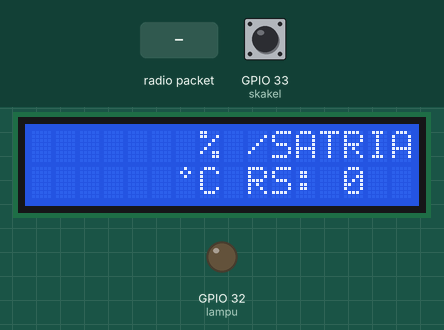
Simulated run of this sketch. Board: ESP32. Parts: 16×2 character LCD, output pins drawn as LEDs (lit = HIGH). The inputs (shaded band) are chosen by the test bench; at power-on: GPIO 33 (skakel) HIGH. WiFi joins after 1.5 s; servers stay silent unless stated; random numbers use the default seed unless the sketch sets one; no radio packets arrive unless stated; no MQTT or app messages arrive unless stated; what the sketch prints to the serial monitor is not drawn.

Above: at 4.5 s.
4.6 s: radio packet "ponorogo2112" arrives
At 7.0 s:
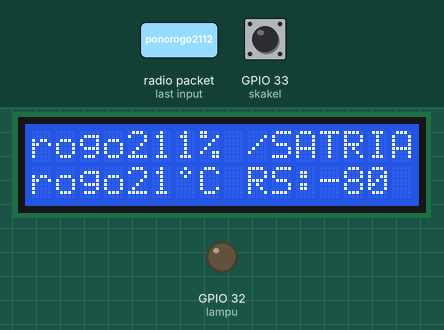
7.6 s: GPIO 33 (skakel) pulled LOW for 0.15 s
At 9.0 s:
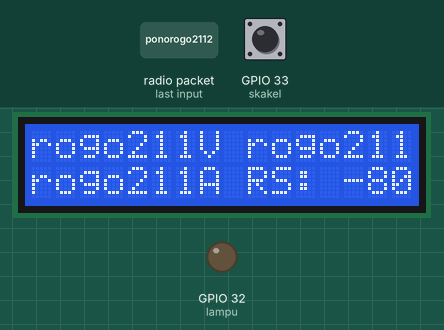
9.3 s: radio packet "Data 3" arrives
At 12.1 s:
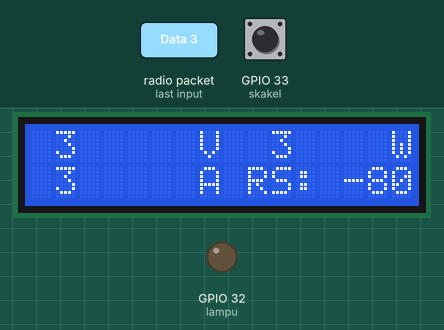
12.3 s: radio packet "satria/pesan" arrives
At 15.1 s:
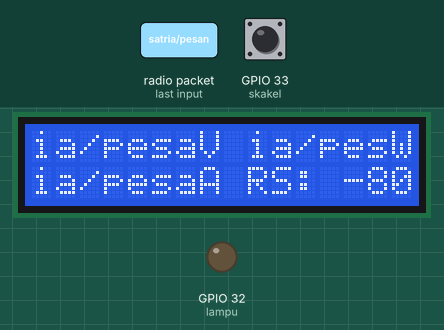
15.3 s: GPIO 33 (skakel) pulled LOW for 1 s
At 17.5 s:
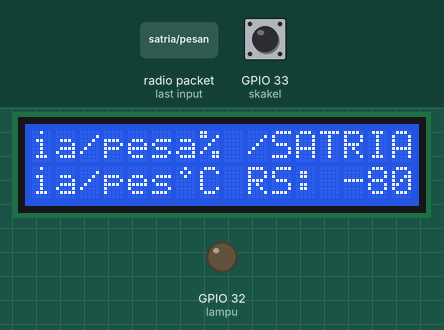
17.8 s: GPIO 33 (skakel) pulled LOW for 0.15 s
At 19.3 s:
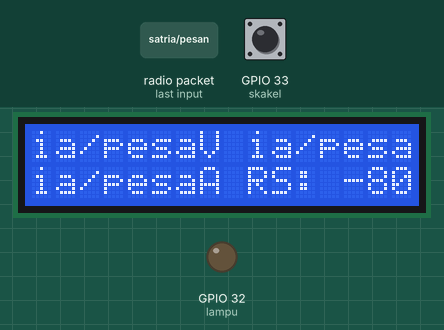
Timing chart, 0 to 20.5 s (numbered marks = the images above; inputs shaded):
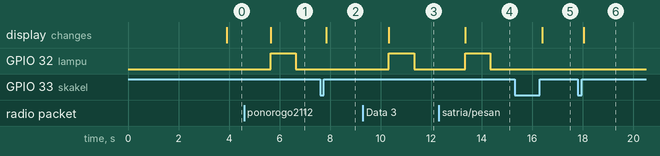

Measured:
- after the input at 4.6 s, GPIO 32 (lampu): LOW → HIGH after 1.0 s, → LOW 1.0 s later; the display: changes after 1.0 s (image 1)
- after the input at 7.6 s, the display: changes after 0.24 s (image 2)
- after the input at 9.3 s, GPIO 32 (lampu): LOW → HIGH after 1.0 s, → LOW 1.0 s later; the display: changes after 1.0 s (image 3)
- after the input at 12.3 s, GPIO 32 (lampu): LOW → HIGH after 1.0 s, → LOW 1.0 s later; the display: changes after 1.0 s (image 4)
- after the input at 15.3 s, the display: changes after 1.1 s (image 5)
- after the input at 17.8 s, the display: changes after 0.24 s (image 6)

The sketch:

RX.ino
```cpp
#include <SPI.h>
#include <LoRa.h>
#include <LiquidCrystal_I2C.h>
#include <WiFi.h>
#include <PubSubClient.h>
#define MAX_MESSAGE_LENGTH 5

String incomingMessage = "0000";
const int ss = 5;
const int rst = 14;
const int dio0 = 2;
int buttonState;
int currentData = 0;

#define satria_humi "satria/humi"
#define satria_suhuc "satria/suhuc"
#define satria_v "satria/v"
#define satria_i "satria/i"
#define satria_w "satria/w"
#define satria_rssi "satria/rssi"


// const char* ssid = "hitam";
// const char* password = "hitammmm";
// const char* ssid = "Agus";
// const char* password = "ponorogo2112";
const char* ssid = "Wardana";
const char* password = "1sampai8";
const char* mqtt_server = "broker.hivemq.com";

WiFiClient espClient;
PubSubClient client(espClient);

unsigned long lastMsg = 0;

int latestRssiValue;
String messages[5]; // Array untuk menyimpan pesan-pesan terpisah


unsigned long lastDebounceTime = 0;
unsigned long debounceDelay = 50;

int lastButtonState = LOW;


bool lampuMenyala = false;
unsigned long lampuMulaiWaktu = 0;
const unsigned long lampuDurasi = 1000; // Durasi lampu menyala dalam milidetik

#define skakel 33

// bool lastButtonState = false;
bool messageChanged = false;
// String message = "1";

// #define buzzerPin 4
#define lampu 32


int lcdColumns = 16;
int lcdRows = 2;

LiquidCrystal_I2C lcd(0x27, lcdColumns, lcdRows);

byte gajah[8] = {
  0b00100,
  0b01010,
  0b00100,
  0b00000,
  0b00000,
  0b00000,
  0b00000,
  0b00000
};

String outgoing;
byte msgCount = 0;
byte localAddress = 0xBB;
byte destination = 0xFF;
long lastSendTime = 0;
int interval = 2000;

void setup_wifi() { //perintah koneksi wifi
  delay(10);
  // mulai konek ke wifi
  Serial.println();
  Serial.print("Terhubung ke .. ");
  Serial.println(ssid);

  WiFi.mode(WIFI_STA); //setting wifi chip sebagai station/client
  WiFi.begin(ssid, password); //koneksi ke jaringan wifi

  while (WiFi.status() != WL_CONNECTED) { //perintah tunggu esp32 sampi terkoneksi ke wifi
    delay(500);
    Serial.print(".");
  }

  randomSeed(micros());

  Serial.println("");
  Serial.println("WiFi terhubung");
  Serial.println("IP address: ");
  Serial.println(WiFi.localIP());
}
void reconnect() {
  while (!client.connected()) {
    Serial.print("Attempting MQTT connection...");
    // perintah membuat client id unik agar broker menerima
    String clientId = "satria";
    clientId += String(random(0xffff), HEX);
    // Attempt to connect
    if (client.connect(clientId.c_str())) {
      Serial.println("Terhubung ke broker ..");
      client.subscribe("satria/pesan");

    } else {
      Serial.print("failed, rc=");
      Serial.print(client.state());
      Serial.println(" try again in 5 seconds");
      // Wait 5 seconds before retrying
      delay(5000);
    }
  }
}
void setup() {
  pinMode(skakel, INPUT_PULLUP);
  Serial.begin(300);
  while (!Serial);

  Serial.println("LoRa Duplex");

  LoRa.setPins(ss, rst, dio0);

  if (!LoRa.begin(433E6)) {
    Serial.println("LoRa init failed. Check your connections.");
    while (true);
  }

  Serial.println("LoRa init succeeded.");

  lcd.init();
  lcd.backlight();
  lcd.createChar(1, gajah);
  pinMode(lampu, OUTPUT);

  setup_wifi();
  client.setServer(mqtt_server, 1883);
  client.setCallback(callback);
}


void loop() {
  if (!client.connected()) {
    reconnect();
  }
  client.loop();

  onReceivedata1(LoRa.parsePacket());
  lampukedip();

  if (millis() - lastSendTime > interval) {
    sendMessage(incomingMessage);
    Serial.println("Sending: " + incomingMessage);
    lastSendTime = millis();
  }
int reading = digitalRead(skakel);
  if (reading != lastButtonState) {
    // reset the debouncing timer
    lastDebounceTime = millis();
  }
  if ((millis() - lastDebounceTime) > debounceDelay) {
    if (reading != buttonState) {
      buttonState = reading;
      if (buttonState == HIGH) {
        currentData++;
        if (currentData > 2) {
          currentData = 1; // Kembali ke data awal jika sudah mencapai data terakhir
        }

        lcd.clear(); // Bersihkan layar LCD
        if (currentData == 1) {
          lcd.setCursor(0, 0);
          lcd.print(String(messages[0]));
          lcd.setCursor(7, 0);
          lcd.print("%");
          lcd.setCursor(0, 1);
          lcd.print(String(messages[1]));
          lcd.setCursor(6, 1);
          lcd.write(byte(1));
          lcd.setCursor(7, 1);
          lcd.print("C");
          lcd.setCursor(9, 0);
          lcd.print("/SATRIA/");
          lcd.setCursor(9, 1);
          lcd.print("RS: "+ String(latestRssiValue));
        } else if (currentData == 2) {
          lcd.setCursor(0, 0);
          lcd.print(String(messages[2]));
          lcd.setCursor(7, 0);
          lcd.print("V");
          lcd.setCursor(0, 1);
          lcd.print(String(messages[3]));
          lcd.setCursor(7, 1);
          lcd.print("A");
          lcd.setCursor(9, 0);
          lcd.print(String(messages[4]));
          lcd.setCursor(9, 1);
          lcd.print("RS: "+ String(latestRssiValue));
        }
        // else if (currentData == 3) {
        //   lcd.setCursor(0, 0);
        //   lcd.print("Data 3");
        // }
      }
    }
  }

  lastButtonState = reading;
  //publish
  unsigned long now = millis();
  if (now - lastMsg > 5000) { //perintah publish data tiap 5 detik
    lastMsg = now;
    String lembab = String(messages[0]);
    client.publish(satria_humi, lembab.c_str());

    String tempc = String(messages[1]); //membuat variabel hum untuk di publish ke broker mqtt
    client.publish(satria_suhuc, tempc.c_str());

    String v = String(messages[2]); // Menggabungkan dua nilai menjadi satu string
    client.publish("satria/v", v.c_str());

    String i = String(messages[3]); // Menggabungkan dua nilai menjadi satu string
    client.publish("satria/i", i.c_str());

    String w = String(messages[4]); // Menggabungkan dua nilai menjadi satu string
    client.publish("satria/w", w.c_str());

    String rssii = String(latestRssiValue); //membuat variabel hum untuk di publish ke broker mqtt
    client.publish(satria_rssi, rssii.c_str());


  }


}


void sendMessage(String outgoing) {
  LoRa.beginPacket();
  LoRa.write(destination);
  LoRa.write(localAddress);
  LoRa.write(msgCount);
  LoRa.write(outgoing.length());
  LoRa.print(outgoing);
  LoRa.endPacket();
  msgCount++;
}

void onReceivedata1(int packetSize) {

  if (packetSize == 0) return;

  int recipient = LoRa.read();
  byte sender = LoRa.read();
  byte incomingMsgId = LoRa.read();
  byte incomingLength = LoRa.read();

  String incoming = "";
  while (LoRa.available()) {
  String LoRaData = LoRa.readString(); // Membaca string lengkap dari LoRa

  // Pisahkan pesan berdasarkan koma
  int comma1 = LoRaData.indexOf(',');
  messages[0] = LoRaData.substring(0, comma1); // Baca pesan pertama

  int comma2 = LoRaData.indexOf(',', comma1 + 1);
  messages[1] = LoRaData.substring(comma1 + 1, comma2); // Baca pesan kedua

  int comma3 = LoRaData.indexOf(',', comma2 + 1);
  messages[2] = LoRaData.substring(comma2 + 1, comma3); // Baca pesan ketiga

  int comma4 = LoRaData.indexOf(',', comma3 + 1);
  messages[3] = LoRaData.substring(comma3 + 1, comma4); // Baca pesan keempat

  messages[4] = LoRaData.substring(comma4 + 1); // Baca pesan kelima

  // Serial.println(messages[0]); // h
  // Serial.println(messages[1]); //c
  // Serial.println(messages[2]); //teganga
  // Serial.println(messages[3]); //arus
  // Serial.println(messages[4]); //daya
  int rssiValue = LoRa.packetRssi();
  latestRssiValue = rssiValue;
  // Serial.print(latestRssiValue);

  // Perbarui tampilan LCD sesuai dengan data yang diterima
  lcd.clear();
  if (currentData == 1) {
    lcd.setCursor(0, 0);
    lcd.print(String(messages[0]));
    // lcd.setCursor(6, 0);
    // lcd.write(byte(1));
    lcd.setCursor(7, 0);
    lcd.print("%");
    lcd.setCursor(0, 1);
    lcd.print(String(messages[1]));
    lcd.setCursor(6, 1);
    lcd.write(byte(1));
    lcd.setCursor(7, 1);
    lcd.print("C");
    lcd.setCursor(9, 0);
    lcd.print("/SATRIA/");
    lcd.setCursor(9, 1);
    lcd.print("RS:" + String(latestRssiValue));
  } else if (currentData == 2) {
      lcd.setCursor(0, 0);
      lcd.print(String(messages[2]));
      // lcd.setCursor(6, 0);
      // lcd.write(byte(1));
      lcd.setCursor(7, 0);
      lcd.print("V");
      lcd.setCursor(0, 1);
      lcd.print(String(messages[3]));
      // lcd.setCursor(6, 1);
      // lcd.write(byte(1));
      lcd.setCursor(7, 1);
      lcd.print("A");
      lcd.setCursor(9, 0);
      lcd.print(String(messages[4]));
      lcd.setCursor(15, 0);
      lcd.print("W");
      lcd.setCursor(9, 1);
      lcd.print("RS: "+ String(latestRssiValue));
  }
  // else if (currentData == 3) {
  //   lcd.setCursor(0, 0);
  //   lcd.print("Data 3");
  // }


    // lcd.setCursor(0, 0);
    // lcd.print(String(temperatureC));
    // lcd.setCursor(6, 0);
    // lcd.write(byte(1));
    // lcd.setCursor(7, 0);
    // lcd.print("C");
    // lcd.setCursor(0, 1);
    // lcd.print(String(temperatureF));
    // lcd.setCursor(6, 1);
    // lcd.write(byte(1));
    // lcd.setCursor(7, 1);
    // lcd.print("F");
    // lcd.setCursor(9, 0);
    // lcd.print("/SATRIA/");
    // rssiValue = LoRa.packetRssi();
    // lcd.setCursor(9, 1);
    // lcd.print("RS:"+ String(rssiValue));

  digitalWrite(lampu, HIGH);
  lampuMenyala = true;
  lampuMulaiWaktu = millis();

  // Serial.println("RSSI: " + String(LoRa.packetRssi()));
  }

  if (recipient != localAddress && recipient != 0xFF) {
    Serial.println("This message is not for me.");
    return;
  }


}
void lampukedip() {
  if (lampuMenyala && millis() - lampuMulaiWaktu >= lampuDurasi) {
    // Matikan lampu jika durasi telah tercapai
    digitalWrite(lampu, LOW);
    // Serial.print("lampu kedip");
    lampuMenyala = false;
  }

}

void callback(char* topic, byte* payload, unsigned int length) {
  incomingMessage = "";
  // Serial.print("Message arrived [");
  // Serial.print(topic);
  // Serial.print("] ");

  // Tindakan yang sesuai berdasarkan topik
  if (strcmp(topic, "satria/pesan") == 0) {
    // Jika pesan dari topik pertama, lakukan sesuatu...
    for (int i = 0; i < length; i++) {
    incomingMessage += (char)payload[i]; // Tambahkan setiap karakter pesan ke variabel incomingMessage
  }

  // Di sini Anda dapat melakukan operasi lain yang diperlukan dengan pesan yang diterima
  Serial.print("Received message: ");
  Serial.println(incomingMessage);

  }
}
```
